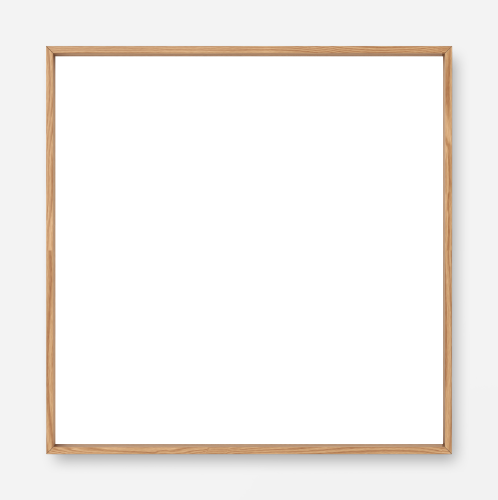
#> input picture scripts/assets/frame-template-square.png, 996 x 1000 px (shown at 1/2 size)
$ python -i scene_focus.py   (imports and definitions only)
#> lines starting #> are read from the running program, lines starting #| are printed output that depends on the picture; after the words box and inside, x2 and y2 are one past the last pixel; in counts of white or black regions, pixels touching at a corner belong together
#!/usr/bin/env python3
"""Where the print sits in each room scene, so every crop keeps the art in view.

Mark's rule (2026-09-26): wherever a room scene is cropped (the homepage hero,
New prints, hover mockups, any tile), the whole print must stay in view.
Cropping is object-fit: cover, so each scene needs a focal point: the centre of
its print, and the print's box for checking.

This finds the print by matching the product's own artwork (cropped from its
standard shot) against the scene at many scales (normalised cross-correlation
on greyscale copies, OpenCV's matchTemplate), then refines at a finer step. Output:
lib/scene-focus.json  { "/images/products/x-room.avif": { "x": 52.1, "y": 24.8,
"w": 31.0, "h": 38.5, "score": 0.83 } }  (percent of the scene's width/height).

    python3 scripts/v2/scene_focus.py          # every scene the shop uses
    python3 scripts/v2/scene_focus.py eltsjoen # one product's scenes

Deterministic; nothing is generated. Run it when a scene is added or changed
(lib/scene-focus.test.ts fails until you do).
"""
import json, re, sys
from pathlib import Path
import numpy as np
from PIL import Image
import cv2

ROOT = Path(__file__).resolve().parents[2]
PUB = ROOT / "public"
OUT = ROOT / "lib/scene-focus.json"


def artwork(path: Path) -> Image.Image:
    """The framed print out of its studio shot: the box of pixels unlike the backdrop."""
#> called with path = '../assets/frame-template-square.png'
    im = Image.open(path).convert("RGB")
    a = np.asarray(im).astype(np.int16)
    bg = a[4, 4]
#> bg = [243, 243, 243]
    diff = np.abs(a - bg).max(axis=2) > 28
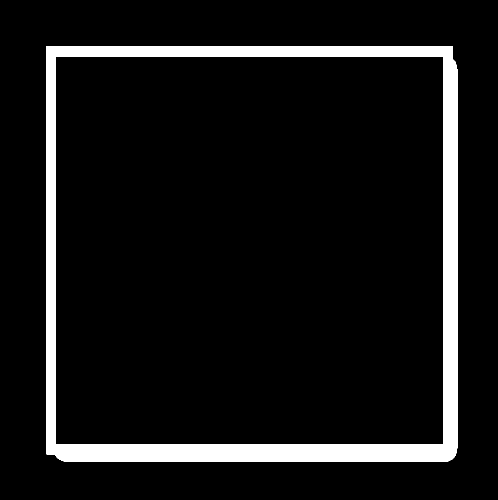
#> diff: shape (1000, 996) bool (shown at 1/2 size); 8.4% white; 1 white region, box (x1, y1, x2, y2) and area: (92, 92, 915, 924) 83237
    rows = np.where(diff.mean(axis=1) > 0.02)[0]
#> rows = 832 values from 92 to 923
    cols = np.where(diff.mean(axis=0) > 0.02)[0]
#> cols = 823 values from 92 to 914
    box = im.crop((cols[0], rows[0], cols[-1] + 1, rows[-1] + 1))
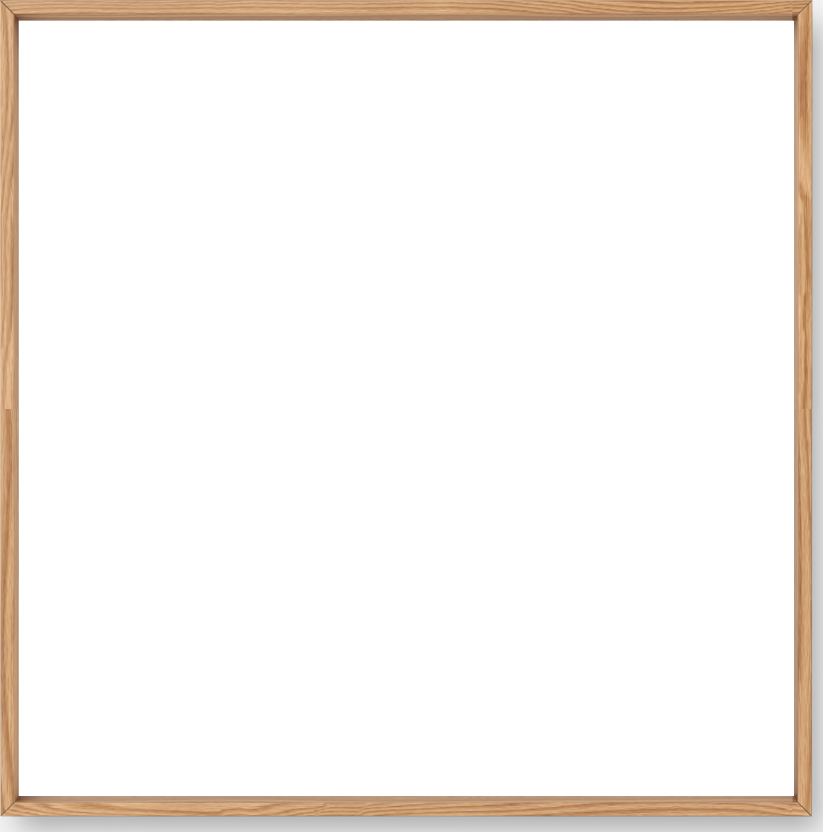
#> box: PIL image 823x832 RGB; mean R, G, B 247.8, 244, 240.5
    # Match on the artwork inside the frame and mount: scenes often frame the
    # print differently from the studio shot, and the art is what must show.
    w, h = box.size
#> w = 823; h = 832
    m = 0.14
    return box.crop((round(w * m), round(h * m), round(w * (1 - m)), round(h * (1 - m))))
#> returned value: PIL image 593x600 RGB; every value is 255


# [51 lines left out: functions ncc_best, locate, scenes_in_use, not called in this run]


# Checked by eye on the contact sheet (2026-09-26) where the matcher lost the
# print: it matched the bedside table in Morgenlevering, and landed between the
# pair in the kitchen scene (it is the pink print on the right).
OVERRIDES = {
    "/images/homepage/morgenlevering-scene.jpg": {"x": 55.0, "y": 31.0, "w": 19.5, "h": 24.5},
    "/images/products/Morgenlevering-scene.avif": {"x": 55.0, "y": 31.0, "w": 19.5, "h": 24.5},
}


# [20 lines left out: function main, not called in this run]


# [2 lines not run here, left out]

>>> result = artwork('../assets/frame-template-square.png')

$ run again, on stories/assets/testing.png
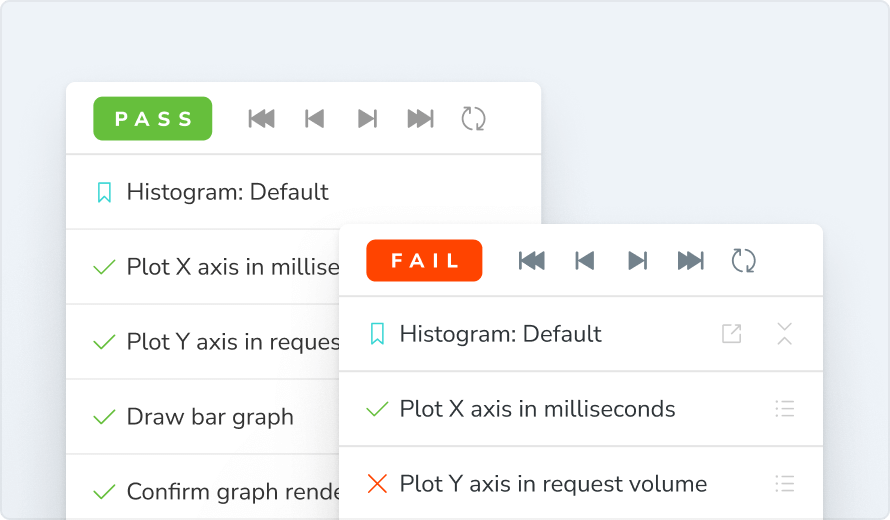
#> input picture stories/assets/testing.png, 890 x 520 px
#> bg = [236, 241, 246]
#> in artwork, `diff = np.abs(a - bg).max(axis=2) > 28`:
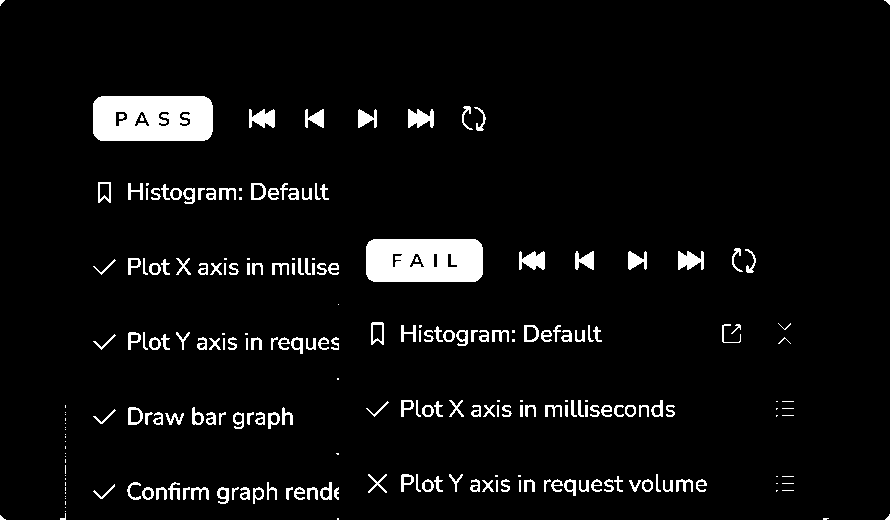
#> diff: shape (520, 890) bool; 5.1% white; 236 white regions (69 under 20 px), largest, box (x1, y1, x2, y2) and area: (93, 96, 213, 141) 4962, (366, 239, 483, 282) 4722, (519, 251, 545, 270) 354
#> rows = 184 values from 96 to 519
#> cols = 558 values from 0 to 889
#> in artwork, `return box.crop((round(w * m), round(h * m), round(w * (1 - m)), round..`:
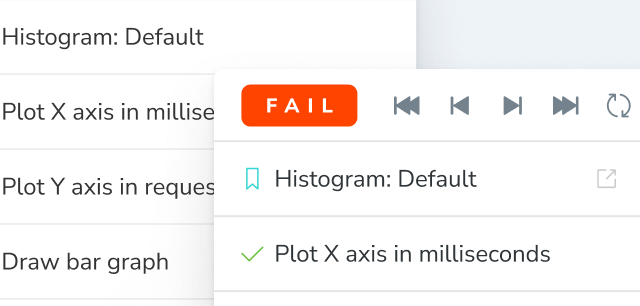
#> returned value: PIL image 640x306 RGB; mean R, G, B 246, 242.3, 241.2

$ run again, on stories/assets/accessibility.png
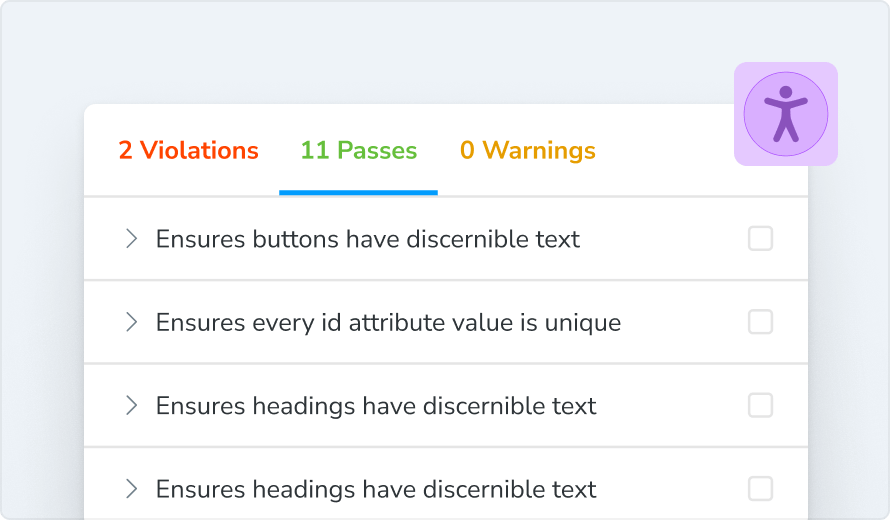
#> input picture stories/assets/accessibility.png, 890 x 520 px
#> bg = [236, 241, 246]
#> in artwork, `diff = np.abs(a - bg).max(axis=2) > 28`:
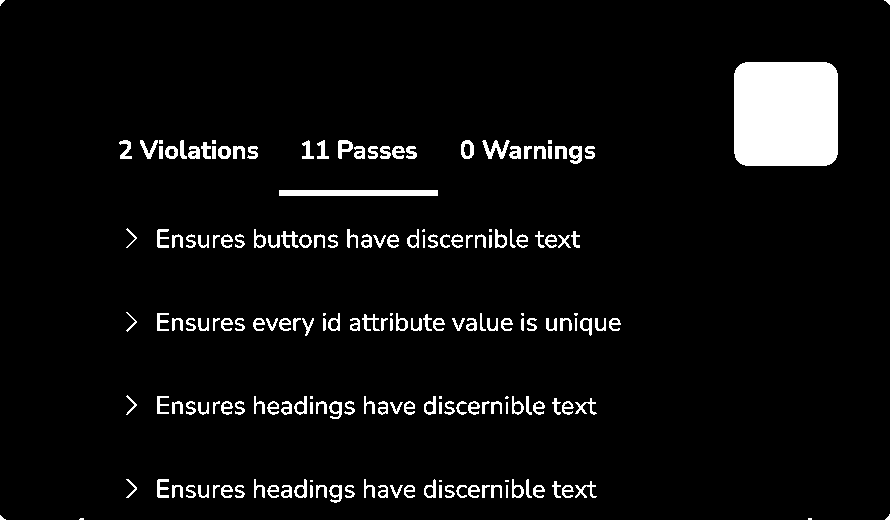
#> diff: shape (520, 890) bool; 5.4% white; 188 white regions (21 under 20 px), largest, box (x1, y1, x2, y2) and area: (734, 62, 838, 166) 10639, (279, 190, 438, 196) 954, (482, 140, 510, 159) 239
#> rows = 186 values from 62 to 519
#> cols = 532 values from 0 to 889
#> in artwork, `return box.crop((round(w * m), round(h * m), round(w * (1 - m)), round..`:
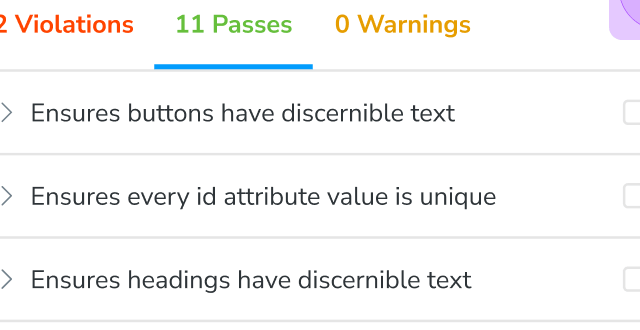
#> returned value: PIL image 640x330 RGB; mean R, G, B 246.6, 246.4, 245.9
